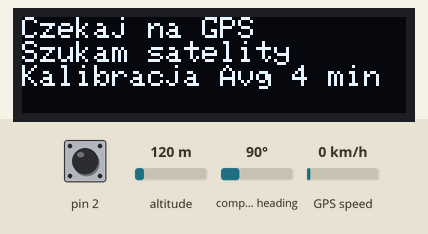
Bench run of a sketch on a simulated Arduino Uno, built with avr-gcc and run on an emulated ATmega328P. Shown: 128×32 one-colour display. The test bench sets the inputs (shaded band); at power-on: pin 2 HIGH, altitude 120 m, compass heading 90°, GPS speed 0 km/h. The display library's start-up logo is not drawn; the GPS gets a fix after 3 s at 37.7749, -122.4194 with 8 satellites; what the sketch prints to the serial monitor is not drawn.

Above: at 1.1 s.
At 15.1 s:
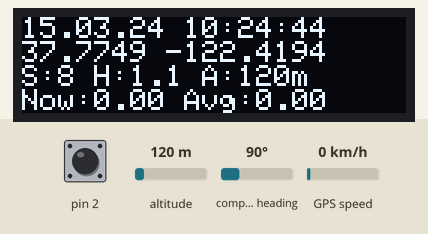
At 30.25 s:
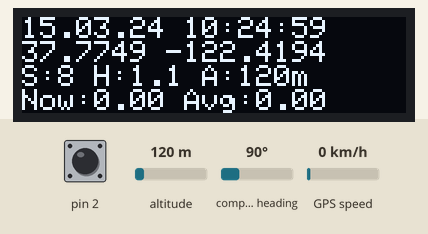

The sketch:

geiger_V26_LGT8F328P.ino
```cpp
#include <TinyGPS++.h>
#include <SoftwareSerial.h>
#include <Wire.h>
#include <Adafruit_GFX.h>
#include <Adafruit_SSD1306.h>

static const int RXPin = 4, TXPin = 5;
static const uint32_t GPSBaud = 9600;
TinyGPSPlus gps;
SoftwareSerial ss(RXPin, TXPin);

// OLED 128×32
#define SCREEN_WIDTH 128
#define SCREEN_HEIGHT 32
#define OLED_RESET -1
Adafruit_SSD1306 display(SCREEN_WIDTH, SCREEN_HEIGHT, &Wire, OLED_RESET);

// --- Geiger ---
volatile unsigned long counts = 0;
unsigned long previousMillis = 0;
const float uSv_per_CPM = 0.00347;

#define LOG_PERIOD 15000
#define NUM_SAMPLES 16

float samples[NUM_SAMPLES];
int sampleIndex = 0;
float total_uSv = 0;

volatile unsigned long lastInterruptTime = 0;

void setup() {
  counts = 0;
  Serial.begin(1200);
  ss.begin(GPSBaud);

  pinMode(2, INPUT);
  attachInterrupt(digitalPinToInterrupt(2), impulse, FALLING);

  if (!display.begin(SSD1306_SWITCHCAPVCC, 0x3C)) {
    Serial.println(F("EROR OLED STOP"));
    for(;;);
  }

  display.display();
  delay(1000);

  display.clearDisplay();
  display.setTextSize(1);
  display.setTextColor(SSD1306_WHITE);
  display.setCursor(0, 0);
  display.println(F("Czekaj na GPS"));
  display.println(F("Szukam satelity"));
  display.println(F("Kalibracja Avg 4 min"));
  display.display();
  delay(1000);
}

void loop() {
  while (ss.available() > 0) {
    gps.encode(ss.read());
  }

  unsigned long currentMillis = millis();

  if (currentMillis - previousMillis > LOG_PERIOD) {
    previousMillis = currentMillis;

    // --- obliczenia Geigera ---
    unsigned long cpm = counts * (60000 / LOG_PERIOD);
    float uSv = cpm * uSv_per_CPM;

    total_uSv -= samples[sampleIndex];
    samples[sampleIndex] = uSv;
    total_uSv += samples[sampleIndex];
    sampleIndex = (sampleIndex + 1) % NUM_SAMPLES;

    float average_uSv = total_uSv / NUM_SAMPLES;

    // --- FORMAT DANYCH dla Serial (Python) BEZ ZER WIODĄCYCH ---
    String data = "00.00.00";
    if (gps.date.isValid()) {
      data = String(gps.date.day() < 10 ? "0" : "") + String(gps.date.day()) + "." +
             String(gps.date.month() < 10 ? "0" : "") + String(gps.date.month()) + "." +
             String(gps.date.year()).substring(2);
    }

    String czas = "00:00:00";
    if (gps.time.isValid()) {
      czas = String(gps.time.hour() < 10 ? "0" : "") + String(gps.time.hour()) + ":" +
             String(gps.time.minute() < 10 ? "0" : "") + String(gps.time.minute()) + ":" +
             String(gps.time.second() < 10 ? "0" : "") + String(gps.time.second());
    }

    String latitude = "00.000000";
    String longitude = "00.000000";
    if (gps.location.isValid()) {
      latitude = String(gps.location.lat(), 6);
      longitude = String(gps.location.lng(), 6);
    }

    // BEZ ZER WIODĄCYCH - naturalny format
    String wysokosc = "0";
    if (gps.altitude.isValid()) {
      wysokosc = String((int)gps.altitude.meters());
    }

    String satelity = "0";
    if (gps.satellites.isValid()) {
      satelity = String(gps.satellites.value());
    }

    String hdop = "0";
    if (gps.hdop.isValid()) {
      hdop = String(gps.hdop.value() / 100.0, 1);
    }

    String dokladnosc = "0";
    if (gps.hdop.isValid()) {
      dokladnosc = String((int)(gps.hdop.value() * 3 / 100));
    }

    String current_dose = String(uSv, 2);
    String average_dose = String(average_uSv, 2);

    // WYSYŁANIE DANYCH DO SERIAL (Python) - BEZ ZER WIODĄCYCH
    Serial.print(data); Serial.print("|");
    Serial.print(czas); Serial.print("|");
    Serial.print(latitude); Serial.print("|");
    Serial.print(longitude); Serial.print("|");
    Serial.print(wysokosc); Serial.print("|");
    Serial.print(satelity); Serial.print("|");
    Serial.print(hdop); Serial.print("|");
    Serial.print(dokladnosc); Serial.print("|");
    Serial.print(current_dose); Serial.print("|");
    Serial.println(average_dose);

    // --- OLED - WYŚWIETLANIE W CZYTELNEJ FORMIE ---
    display.clearDisplay();
    display.setCursor(0, 0);

    // Linia 1: Data i czas
    display.print(data);
    display.print(" ");
    display.println(czas);

    // Linia 2: Współrzędne (skrócone dla czytelności)
    String lat_display = gps.location.isValid() ? String(gps.location.lat(), 4) : "00.0000";
    String lon_display = gps.location.isValid() ? String(gps.location.lng(), 4) : "00.0000";
    display.print(lat_display);
    display.print(" ");
    display.println(lon_display);

    // Linia 3: Parametry GPS
    display.print("S:");
    display.print(satelity);
    display.print(" H:");
    display.print(hdop);
    display.print(" A:");
    display.print(wysokosc);
    display.println("m");

    // Linia 4: Dawki promieniowania
    display.print("Now:");
    display.print(current_dose);
    display.print(" Avg:");
    display.println(average_dose);

    display.display();

    counts = 0;
  }
}

void impulse() {
  unsigned long t = micros();
  if (t - lastInterruptTime > 150) {
    counts++;
    lastInterruptTime = t;
  }
}
```

Measured:
- what the display in image 0 shows lasts 13.9 s, from 1.1 s to 15.0 s
- what the display in image 1 shows lasts 15.0 s, from 15.0 s to 30.0 s
